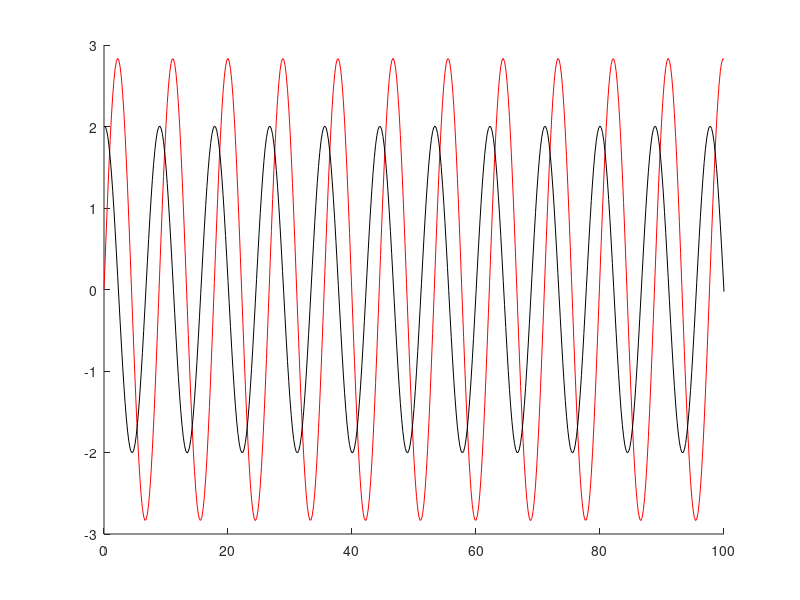

MATLAB code to generate this figure: (Note: this script raises an error after producing the figure.)
clc
clear all
format long
%Time plot

timeplot=7;

%Newmark Method
%Initial Conditions
u0=0;
v0=2;
a0=0;

%Parameter
gamma=0.5;
beta=[0,1/12,1/6,1/4,1/3];
w=1;
T=1/w;
%time
tf=100*T;


for ib=1:length(beta)
    delta_t=[0.001,0.005,0.01,0.05,0.1,0.15,0.2,0.25,0.3,0.35,0.4,0.5,0.55,0.60,0.7,0.8,0.9,1];

    deltaT=[];
    KE=[];
% 
%     u_n1(1)=u0;
%     v_n1(1)=v0;
%     a_n1(1)=a0;

    u_ex=[];
    vt=[];

    %Exact Solution
    sol_ex=@(t) v0*sin(w*t)/w;

    for dti=1:length(delta_t)

        u_n1=[];
        v_n1=[];
        a_n1=[];
        vP = [];
        P_ex=[];
        P_ex(1)=0;
        
        maxvel=[];

        u_n1(1)=u0;
        v_n1(1)=v0;
        a_n1(1)=a0;
             

        it=delta_t(dti);
        n=tf/delta_t(dti);
        vt = linspace(0,tf,n+1);

        i=2; %index 
        iP=1; % Newmark Period Counter
        iP2=0; % Exact Period Counter

        while it<=tf+delta_t

            u_n1(i)=u_n1(i-1) + delta_t(dti)*v_n1(i-1)+0.5*delta_t(dti)^2*(1-2*beta(ib))*a_n1(i-1);
            v_n1(i)=v_n1(i-1)+delta_t(dti)*(1-gamma)*a_n1(i-1);
            a_n1(i)=-w^2*u_n1(i)/(1+w^2*beta(ib)*delta_t(dti)^2);

            %Newmark Period
            if sign(u_n1(i))~=sign(u_n1(i-1)) 
                t1=it-delta_t(dti);
                t2=it;
                vP(iP)=((t2-t1)/(u_n1(i)-u_n1(i-1)))*(0-u_n1(i-1))+t1;

                %Exact 
                P_ex(iP)=pi*iP2/w;

                iP=iP+1;
                iP2=iP2+1;

            end

 
            it=it+delta_t(dti);
            i=i+1;

        end

        %Error Periodo en 3 indice
        deltaT(dti)=(vP(3)-P_ex(3));
        deltaTT(dti)=deltaT(dti);
        delta_tT(dti)=delta_t(dti);
        
        %Kinetic Energy
        maxvel(dti)=max(abs(v_n1(:)));
        KE(dti)=0.5*maxvel(dti)^2;
        
        if dti==timeplot
            %Newmark Displacement Plot
            figure(ib)
            hold on
            plot(vt,u_n1, '-r');
            plot(vt,v_n1, '-k');
            tit='Solution Comparison beta='+string(ib)+' $\Delta t=$'+string(delta_t(timeplot));
            title(tit,'Interpreter','latex','FontSize',17);
            xlabel('$t$','Interpreter','latex','FontSize',17);
            ylabel('$u$','Interpreter','latex','FontSize',17);

            %Exact Displacement Plot
            n_ex=tf/0.001;
            vt_ex = linspace(0,tf,n+1);
            plot(vt_ex,sol_ex(vt_ex),'-b');
            grid on
            legend('Newmark','Velocity','Exact')
            hold off
        end

    end
    
    
    
    %Error Plots
    figure(6)
    hold on
    plot(delta_tT,deltaTT);
    title('Error Plot','Interpreter','latex','FontSize',17);
    legend('beta=0','beta=1/12','beta=1/6','beta=1/4','beta=1/3');
    xlabel('$\Delta t / T$','Interpreter','latex','FontSize',17);
    ylabel('$\Delta T / T$','Interpreter','latex','FontSize',17);
    grid on
    hold off 
    
    %Kinetic Plots
    figure(7)
    hold on
    plot(log10(delta_t),log10(KE));
    title('Kinetic Energy Plot','Interpreter','latex','FontSize',17);
    legend('beta=0','beta=1/12','beta=1/6','beta=1/4','beta=1/3');
    xlabel('$log_{10}(\Delta t)$','Interpreter','latex','FontSize',17);
    ylabel('$log_{10}(K)$','Interpreter','latex','FontSize',17);
    grid on
    hold off 
    

    
end
